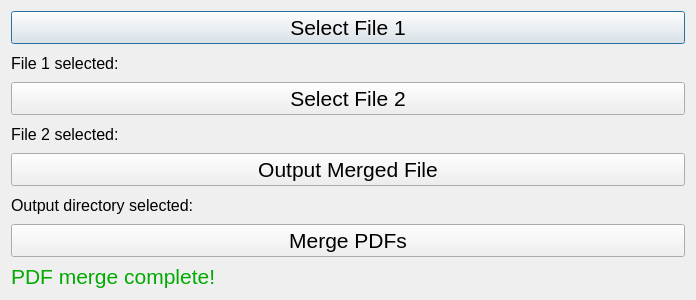
<?xml version="1.0" encoding="UTF-8"?>
<ui version="4.0">
 <class>Dialog</class>
 <widget class="QDialog" name="Dialog">
  <property name="geometry">
   <rect>
    <x>0</x>
    <y>0</y>
    <width>696</width>
    <height>300</height>
   </rect>
  </property>
  <property name="windowTitle">
   <string>Dom's PDF merger</string>
  </property>
  <property name="autoFillBackground">
   <bool>false</bool>
  </property>
  <layout class="QVBoxLayout" name="verticalLayout">
   <item>
    <widget class="QPushButton" name="file1button">
     <property name="font">
      <font>
       <pointsize>16</pointsize>
      </font>
     </property>
     <property name="text">
      <string>Select File 1</string>
     </property>
    </widget>
   </item>
   <item>
    <widget class="QLabel" name="file1label">
     <property name="font">
      <font>
       <pointsize>12</pointsize>
      </font>
     </property>
     <property name="text">
      <string>File 1 selected:</string>
     </property>
    </widget>
   </item>
   <item>
    <widget class="QPushButton" name="file2button">
     <property name="font">
      <font>
       <pointsize>16</pointsize>
      </font>
     </property>
     <property name="text">
      <string>Select File 2</string>
     </property>
    </widget>
   </item>
   <item>
    <widget class="QLabel" name="file2label">
     <property name="font">
      <font>
       <pointsize>12</pointsize>
      </font>
     </property>
     <property name="text">
      <string>File 2 selected:</string>
     </property>
    </widget>
   </item>
   <item>
    <widget class="QPushButton" name="out_dir_button">
     <property name="font">
      <font>
       <pointsize>16</pointsize>
      </font>
     </property>
     <property name="text">
      <string>Output Merged File</string>
     </property>
    </widget>
   </item>
   <item>
    <widget class="QLabel" name="out_dir_label">
     <property name="font">
      <font>
       <pointsize>12</pointsize>
      </font>
     </property>
     <property name="text">
      <string>Output directory selected:</string>
     </property>
    </widget>
   </item>
   <item>
    <widget class="QPushButton" name="merge_button">
     <property name="palette">
      <palette>
       <active>
        <colorrole role="WindowText">
         <brush brushstyle="SolidPattern">
          <color alpha="255">
           <red>0</red>
           <green>0</green>
           <blue>0</blue>
          </color>
         </brush>
        </colorrole>
        <colorrole role="Button">
         <brush brushstyle="SolidPattern">
          <color alpha="255">
           <red>0</red>
           <green>170</green>
           <blue>0</blue>
          </color>
         </brush>
        </colorrole>
        <colorrole role="Light">
         <brush brushstyle="SolidPattern">
          <color alpha="255">
           <red>0</red>
           <green>255</green>
           <blue>0</blue>
          </color>
         </brush>
        </colorrole>
        <colorrole role="Midlight">
         <brush brushstyle="SolidPattern">
          <color alpha="255">
           <red>0</red>
           <green>212</green>
           <blue>0</blue>
          </color>
         </brush>
        </colorrole>
        <colorrole role="Dark">
         <brush brushstyle="SolidPattern">
          <color alpha="255">
           <red>0</red>
           <green>85</green>
           <blue>0</blue>
          </color>
         </brush>
        </colorrole>
        <colorrole role="Mid">
         <brush brushstyle="SolidPattern">
          <color alpha="255">
           <red>0</red>
           <green>113</green>
           <blue>0</blue>
          </color>
         </brush>
        </colorrole>
        <colorrole role="Text">
         <brush brushstyle="SolidPattern">
          <color alpha="255">
           <red>0</red>
           <green>0</green>
           <blue>0</blue>
          </color>
         </brush>
        </colorrole>
        <colorrole role="BrightText">
         <brush brushstyle="SolidPattern">
          <color alpha="255">
           <red>255</red>
           <green>255</green>
           <blue>255</blue>
          </color>
         </brush>
        </colorrole>
        <colorrole role="ButtonText">
         <brush brushstyle="SolidPattern">
          <color alpha="255">
           <red>0</red>
           <green>0</green>
           <blue>0</blue>
          </color>
         </brush>
        </colorrole>
        <colorrole role="Base">
         <brush brushstyle="SolidPattern">
          <color alpha="255">
           <red>255</red>
           <green>255</green>
           <blue>255</blue>
          </color>
         </brush>
        </colorrole>
        <colorrole role="Window">
         <brush brushstyle="SolidPattern">
          <color alpha="255">
           <red>0</red>
           <green>170</green>
           <blue>0</blue>
          </color>
         </brush>
        </colorrole>
        <colorrole role="Shadow">
         <brush brushstyle="SolidPattern">
          <color alpha="255">
           <red>0</red>
           <green>0</green>
           <blue>0</blue>
          </color>
         </brush>
        </colorrole>
        <colorrole role="AlternateBase">
         <brush brushstyle="SolidPattern">
          <color alpha="255">
           <red>127</red>
           <green>212</green>
           <blue>127</blue>
          </color>
         </brush>
        </colorrole>
        <colorrole role="ToolTipBase">
         <brush brushstyle="SolidPattern">
          <color alpha="255">
           <red>255</red>
           <green>255</green>
           <blue>220</blue>
          </color>
         </brush>
        </colorrole>
        <colorrole role="ToolTipText">
         <brush brushstyle="SolidPattern">
          <color alpha="255">
           <red>0</red>
           <green>0</green>
           <blue>0</blue>
          </color>
         </brush>
        </colorrole>
        <colorrole role="PlaceholderText">
         <brush brushstyle="SolidPattern">
          <color alpha="127">
           <red>0</red>
           <green>0</green>
           <blue>0</blue>
          </color>
         </brush>
        </colorrole>
       </active>
       <inactive>
        <colorrole role="WindowText">
         <brush brushstyle="SolidPattern">
          <color alpha="255">
           <red>0</red>
           <green>0</green>
           <blue>0</blue>
          </color>
         </brush>
        </colorrole>
        <colorrole role="Button">
         <brush brushstyle="SolidPattern">
          <color alpha="255">
           <red>240</red>
           <green>240</green>
           <blue>240</blue>
          </color>
         </brush>
        </colorrole>
        <colorrole role="Light">
         <brush brushstyle="SolidPattern">
          <color alpha="255">
           <red>255</red>
           <green>255</green>
           <blue>255</blue>
          </color>
         </brush>
        </colorrole>
        <colorrole role="Midlight">
         <brush brushstyle="SolidPattern">
          <color alpha="255">
           <red>227</red>
           <green>227</green>
           <blue>227</blue>
          </color>
         </brush>
        </colorrole>
        <colorrole role="Dark">
         <brush brushstyle="SolidPattern">
          <color alpha="255">
           <red>160</red>
           <green>160</green>
           <blue>160</blue>
          </color>
         </brush>
        </colorrole>
        <colorrole role="Mid">
         <brush brushstyle="SolidPattern">
          <color alpha="255">
           <red>160</red>
           <green>160</green>
           <blue>160</blue>
          </color>
         </brush>
        </colorrole>
        <colorrole role="Text">
         <brush brushstyle="SolidPattern">
          <color alpha="255">
           <red>0</red>
           <green>0</green>
           <blue>0</blue>
          </color>
         </brush>
        </colorrole>
        <colorrole role="BrightText">
         <brush brushstyle="SolidPattern">
          <color alpha="255">
           <red>255</red>
           <green>255</green>
           <blue>255</blue>
          </color>
         </brush>
        </colorrole>
        <colorrole role="ButtonText">
         <brush brushstyle="SolidPattern">
          <color alpha="255">
           <red>0</red>
           <green>0</green>
           <blue>0</blue>
          </color>
         </brush>
        </colorrole>
        <colorrole role="Base">
         <brush brushstyle="SolidPattern">
          <color alpha="255">
           <red>255</red>
           <green>255</green>
           <blue>255</blue>
          </color>
         </brush>
        </colorrole>
        <colorrole role="Window">
         <brush brushstyle="SolidPattern">
          <color alpha="255">
           <red>240</red>
           <green>240</green>
           <blue>240</blue>
          </color>
         </brush>
        </colorrole>
        <colorrole role="Shadow">
         <brush brushstyle="SolidPattern">
          <color alpha="255">
           <red>105</red>
           <green>105</green>
           <blue>105</blue>
          </color>
         </brush>
        </colorrole>
        <colorrole role="AlternateBase">
         <brush brushstyle="SolidPattern">
          <color alpha="255">
           <red>245</red>
           <green>245</green>
           <blue>245</blue>
          </color>
         </brush>
        </colorrole>
        <colorrole role="ToolTipBase">
         <brush brushstyle="SolidPattern">
          <color alpha="255">
           <red>255</red>
           <green>255</green>
           <blue>220</blue>
          </color>
         </brush>
        </colorrole>
        <colorrole role="ToolTipText">
         <brush brushstyle="SolidPattern">
          <color alpha="255">
           <red>0</red>
           <green>0</green>
           <blue>0</blue>
          </color>
         </brush>
        </colorrole>
        <colorrole role="PlaceholderText">
         <brush brushstyle="SolidPattern">
          <color alpha="128">
           <red>0</red>
           <green>0</green>
           <blue>0</blue>
          </color>
         </brush>
        </colorrole>
       </inactive>
       <disabled>
        <colorrole role="WindowText">
         <brush brushstyle="SolidPattern">
          <color alpha="255">
           <red>0</red>
           <green>85</green>
           <blue>0</blue>
          </color>
         </brush>
        </colorrole>
        <colorrole role="Button">
         <brush brushstyle="SolidPattern">
          <color alpha="255">
           <red>0</red>
           <green>170</green>
           <blue>0</blue>
          </color>
         </brush>
        </colorrole>
        <colorrole role="Light">
         <brush brushstyle="SolidPattern">
          <color alpha="255">
           <red>0</red>
           <green>255</green>
           <blue>0</blue>
          </color>
         </brush>
        </colorrole>
        <colorrole role="Midlight">
         <brush brushstyle="SolidPattern">
          <color alpha="255">
           <red>0</red>
           <green>212</green>
           <blue>0</blue>
          </color>
         </brush>
        </colorrole>
        <colorrole role="Dark">
         <brush brushstyle="SolidPattern">
          <color alpha="255">
           <red>0</red>
           <green>85</green>
           <blue>0</blue>
          </color>
         </brush>
        </colorrole>
        <colorrole role="Mid">
         <brush brushstyle="SolidPattern">
          <color alpha="255">
           <red>0</red>
           <green>113</green>
           <blue>0</blue>
          </color>
         </brush>
        </colorrole>
        <colorrole role="Text">
         <brush brushstyle="SolidPattern">
          <color alpha="255">
           <red>0</red>
           <green>85</green>
           <blue>0</blue>
          </color>
         </brush>
        </colorrole>
        <colorrole role="BrightText">
         <brush brushstyle="SolidPattern">
          <color alpha="255">
           <red>255</red>
           <green>255</green>
           <blue>255</blue>
          </color>
         </brush>
        </colorrole>
        <colorrole role="ButtonText">
         <brush brushstyle="SolidPattern">
          <color alpha="255">
           <red>0</red>
           <green>85</green>
           <blue>0</blue>
          </color>
         </brush>
        </colorrole>
        <colorrole role="Base">
         <brush brushstyle="SolidPattern">
          <color alpha="255">
           <red>0</red>
           <green>170</green>
           <blue>0</blue>
          </color>
         </brush>
        </colorrole>
        <colorrole role="Window">
         <brush brushstyle="SolidPattern">
          <color alpha="255">
           <red>0</red>
           <green>170</green>
           <blue>0</blue>
          </color>
         </brush>
        </colorrole>
        <colorrole role="Shadow">
         <brush brushstyle="SolidPattern">
          <color alpha="255">
           <red>0</red>
           <green>0</green>
           <blue>0</blue>
          </color>
         </brush>
        </colorrole>
        <colorrole role="AlternateBase">
         <brush brushstyle="SolidPattern">
          <color alpha="255">
           <red>245</red>
           <green>245</green>
           <blue>245</blue>
          </color>
         </brush>
        </colorrole>
        <colorrole role="ToolTipBase">
         <brush brushstyle="SolidPattern">
          <color alpha="255">
           <red>255</red>
           <green>255</green>
           <blue>220</blue>
          </color>
         </brush>
        </colorrole>
        <colorrole role="ToolTipText">
         <brush brushstyle="SolidPattern">
          <color alpha="255">
           <red>0</red>
           <green>0</green>
           <blue>0</blue>
          </color>
         </brush>
        </colorrole>
        <colorrole role="PlaceholderText">
         <brush brushstyle="SolidPattern">
          <color alpha="128">
           <red>0</red>
           <green>0</green>
           <blue>0</blue>
          </color>
         </brush>
        </colorrole>
       </disabled>
      </palette>
     </property>
     <property name="font">
      <font>
       <pointsize>16</pointsize>
      </font>
     </property>
     <property name="text">
      <string>Merge PDFs</string>
     </property>
    </widget>
   </item>
   <item>
    <widget class="QLabel" name="completed_label">
     <property name="enabled">
      <bool>true</bool>
     </property>
     <property name="font">
      <font>
       <pointsize>16</pointsize>
      </font>
     </property>
     <property name="styleSheet">
      <string notr="true">color: rgb(0, 170, 0);
</string>
     </property>
     <property name="text">
      <string>PDF merge complete!</string>
     </property>
    </widget>
   </item>
  </layout>
 </widget>
 <resources/>
 <connections/>
</ui>
